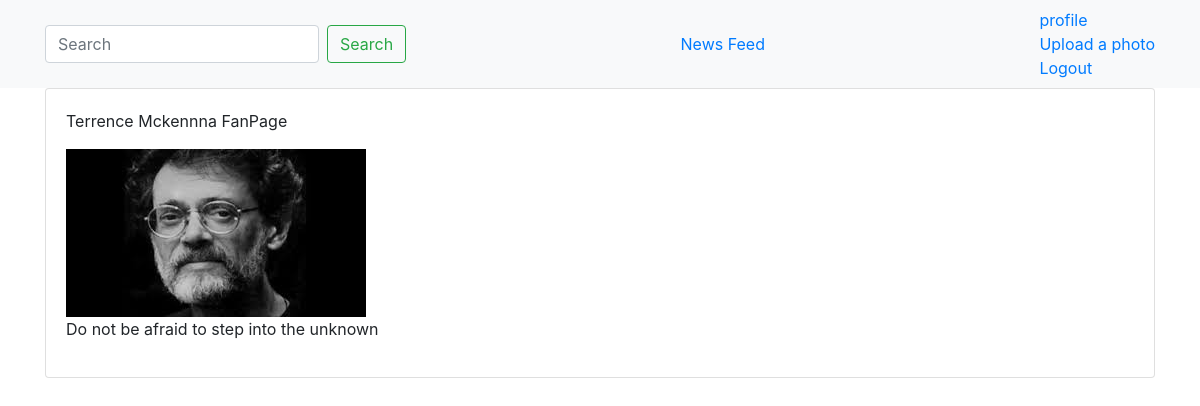
Page /post/4/ (signed in) on the committed database.
### instagram/models.py (models this page shows, shortened)
class Post(models.Model):
    image= models.ImageField(default="default.jpg", upload_to="profile_pics")
    name = models.CharField(max_length=100)
    caption = models.TextField(max_length=250)
    likes = models.IntegerField(default=0,)
    post_date = models.DateTimeField(auto_now_add=True)
    masterkey = models.ForeignKey(User, on_delete=models.CASCADE)

### instagram/views.py (the view)
# urls.py: url(r'^post/(?P<pk>\d+)/$', DbDetailView.as_view(), name='post-detail'),
class DbDetailView(LoginRequiredMixin,DetailView):
    model = Post
    template_name = 'main/detail.html'

### templates/main/detail.html (shortened to what this page needs)
{%extends "main/base.html"%}
{%block content%}
<div class="container">
    <div class="card">
        <div class="card-body">
            <p>{{object.name}}</p>
            <img src="{{object.image.url}}">
            <p>{{ object.caption }}</p>
        </div>
    </div>
</div>
{%endblock%}

### rows in the picture
Post: name "Terrence Mckennna FanPage", image (picture), caption "Do not be afraid to step into the unknown"
